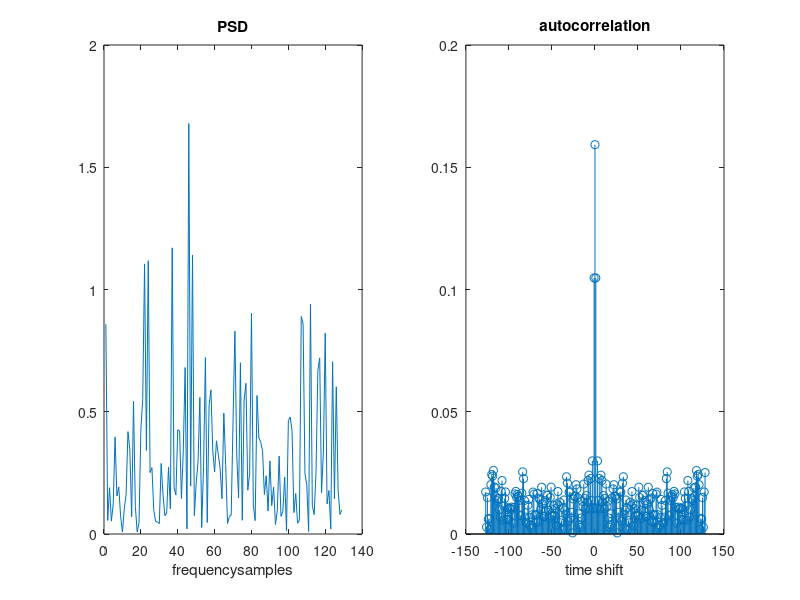

Recreate this plot in MATLAB.
% Program to plot PSD and Autocorrelation of White Gaussian Random Process
%Name: Jay Kotwal
% Roll_No: 32137
clc;
clear;
close all;
Name=input("Enter the Name: ",'s');
Roll_No=input("Enter the Roll Number: ");  
clc;
clear all;
close all;
pkg load statistics;
y=normrnd(0,1,1,200);
Gy=periodogram(y);
Ry=abs(ifft(Gy,256));
Ry=[Ry(130:256)' Ry(1:129)'];
t=-127:1:128;
figure
subplot(1,2,1)
plot(Gy)
xlabel('frequencysamples');
title('PSD')
subplot(1,2,2)
stem(t,Ry)
xlabel('time shift')
title('autocorrelation')



